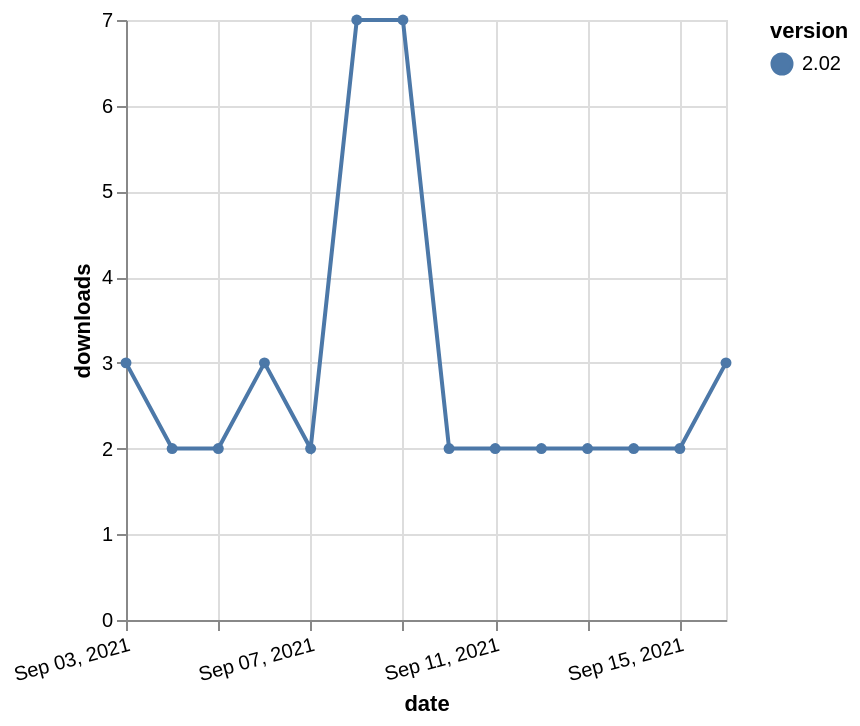

Vega-Lite specification for this chart:
### Vega-Lite specification from a JSON file in a GitHub repository (floating-point values rounded to 4 significant figures)
{"$schema": "https://vega.github.io/schema/vega-lite/v5.json", "description": "A simple bar chart with embedded data.", "data": {"values": [{"date": "2021-09-03", "total": 2733, "delta": 3, "version": "2.02"}, {"date": "2021-09-04", "total": 2735, "delta": 2, "version": "2.02"}, {"date": "2021-09-05", "total": 2737, "delta": 2, "version": "2.02"}, {"date": "2021-09-06", "total": 2740, "delta": 3, "version": "2.02"}, {"date": "2021-09-07", "total": 2742, "delta": 2, "version": "2.02"}, {"date": "2021-09-08", "total": 2749, "delta": 7, "version": "2.02"}, {"date": "2021-09-09", "total": 2756, "delta": 7, "version": "2.02"}, {"date": "2021-09-10", "total": 2758, "delta": 2, "version": "2.02"}, {"date": "2021-09-11", "total": 2760, "delta": 2, "version": "2.02"}, {"date": "2021-09-12", "total": 2762, "delta": 2, "version": "2.02"}, {"date": "2021-09-13", "total": 2764, "delta": 2, "version": "2.02"}, {"date": "2021-09-14", "total": 2766, "delta": 2, "version": "2.02"}, {"date": "2021-09-15", "total": 2768, "delta": 2, "version": "2.02"}, {"date": "2021-09-16", "total": 2771, "delta": 3, "version": "2.02"}]}, "width": "container", "mark": {"type": "line", "point": {"filled": true}}, "encoding": {"x": {"field": "date", "type": "temporal", "timeUnit": "yearmonthdate", "title": "date", "axis": {"labelAngle": -15}}, "y": {"field": "delta", "type": "quantitative", "title": "downloads"}, "color": {"field": "version", "type": "nominal"}, "tooltip": {"field": "delta"}}}
